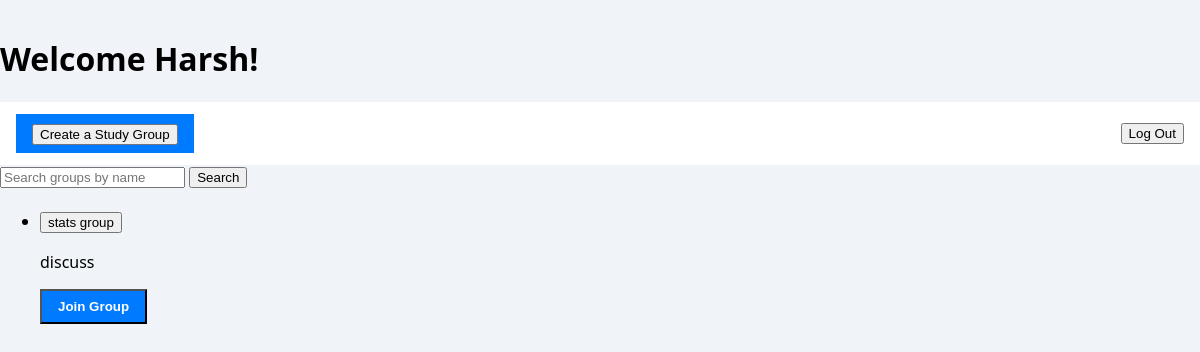
The page /dashboard (signed in) on the database as committed earlier.
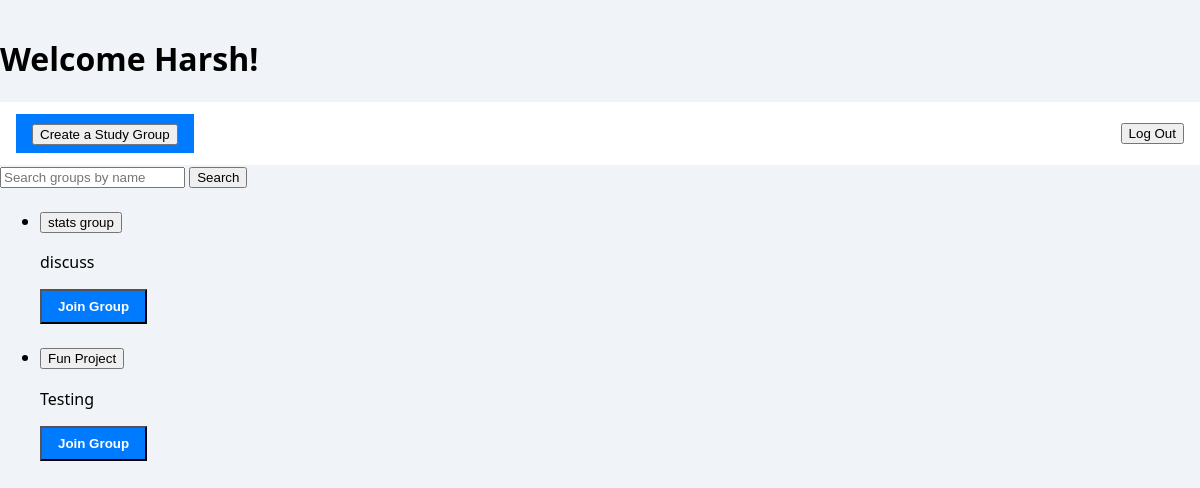
The same page on the database as committed later.
### app/models/models.py (models this page shows)
class User(UserMixin, db.Model):
    __tablename__ = "users"
    id             = db.Column(db.Integer, primary_key=True)
    southern_email = db.Column(db.String(120), unique=True, nullable=False)
    name           = db.Column(db.String(100), nullable=False)
    password_hash  = db.Column(db.String(128), nullable=False)
    created_at     = db.Column(db.DateTime, default=datetime.utcnow)
    groups       = db.relationship("StudyGroup", backref="creator", lazy=True)
    memberships  = db.relationship("Membership", backref="user", lazy=True)
    messages     = db.relationship("Message", backref="author", lazy=True)

class StudyGroup(db.Model):
    __tablename__ = "study_groups"
    id             = db.Column(db.Integer, primary_key=True)
    subject        = db.Column(db.String(50), nullable=False)
    meet_time      = db.Column(db.DateTime, nullable=False)
    name           = db.Column(db.String(100), nullable=False)
    description    = db.Column(db.Text)
    location       = db.Column(db.String(200), nullable=False)
    created_by_id  = db.Column(db.Integer, db.ForeignKey("users.id"), nullable=False)
    created_at     = db.Column(db.DateTime, default=datetime.utcnow)
    forums      = db.relationship("Forum", backref="study_group", lazy=True)
    memberships = db.relationship("Membership", backref="study_group", lazy=True)

### app/routes/main.py (the view)
@main_bp.route('/dashboard')
@login_required
def dashboard():
    q = request.args.get('q', '').strip()
    if q:
        groups = StudyGroup.query.filter(
            StudyGroup.name.ilike(f'%{q}%')
        ).all()
    else:
        groups = StudyGroup.query.all()
    member_records = Membership.query.filter_by(user_id=current_user.id).all()
    member_group_ids = {m.study_group_id for m in member_records}
    return render_template('dashboard.html', name=current_user.name, groups=groups, q=q, member_group_ids=member_group_ids)

### app/__init__.py (called while the page is built)
@login_manager.user_loader
def load_user(user_id):
    from app.models.models import User
    return User.query.get(int(user_id))

### app/templates/dashboard.html (shortened to what this page needs)
<!DOCTYPE html>
<html lang="en">
<head>
  <link rel="stylesheet" href="{{ url_for('static', filename='login_styles.css') }}">
</head>
<body class="dashboard">
  <h1>Welcome {{ current_user.name }}!</h1>
  <header>
  <nav class="navbar">
    <a href="{{ url_for('main.create_group') }}" class="btn"><button> Create a Study Group</button></a>
    <a href="{{ url_for('auth.logout') }}" class="logout"><button>Log Out</button></a>
  </nav>
  </header>
  <form method="GET" action="{{ url_for('main.dashboard') }}" class="search-form">
    <input
      type="text"
      name="q"
      placeholder="Search groups by name"
      value="{{ q }}"
    >
    <button type="submit">Search</button>
  </form>
  <ul class="group-list">
    {% for group in groups %}
      <li class="group-item">
        <h3>
          <a href="{{ url_for('main.view_group', group_id=group.id) }}">
          <button>{{ group.name }}</button>
        </a>
      </h3>
        <p>{{ group.description }}</p>
         {% if group.id in member_group_ids %}
          <form method="POST" action="{{ url_for('main.leave_group', group_id=group.id) }}">
            <button type="submit" class="btn">Leave Group</button>
          </form>
        {% else %}
          <form method="POST" action="{{ url_for('main.join_group', group_id=group.id) }}">
            <button type="submit" class="btn">Join Group</button>
          </form>
        {% endif %}
      </li>
    {% else %}
      <li>No groups found.</li>
    {% endfor %}
  </ul>
</body>
</html>

### app/static/login_styles.css (style rules this page uses)
body { font-family: 'Segoe UI', Tahoma, Geneva, Verdana, sans-serif; background: #f0f4f8; margin: 0; padding: 0; display: flex; justify-content: center; align-items: center; height: 100vh; }
.navbar { display: flex; justify-content: space-between; align-items: center; padding: 0.75rem 1rem; background-color: #ffffff; }
.btn { padding: 0.5rem 1rem; background-color: #007bff; color: #fff; text-decoration: none; border-radius: 4px; font-weight: bold; }
.logout { color: #007bff; text-decoration: none; font-size: 0.9rem; }
body.dashboard { display: block; padding-top: 1rem; }
body.dashboard .btn { border-radius: 0; }
body.dashboard .navbar { justify-content: space-between; }

Rows that differ between the two databases and show on the page:
added StudyGroup: name "Fun Project", description "Testing"
